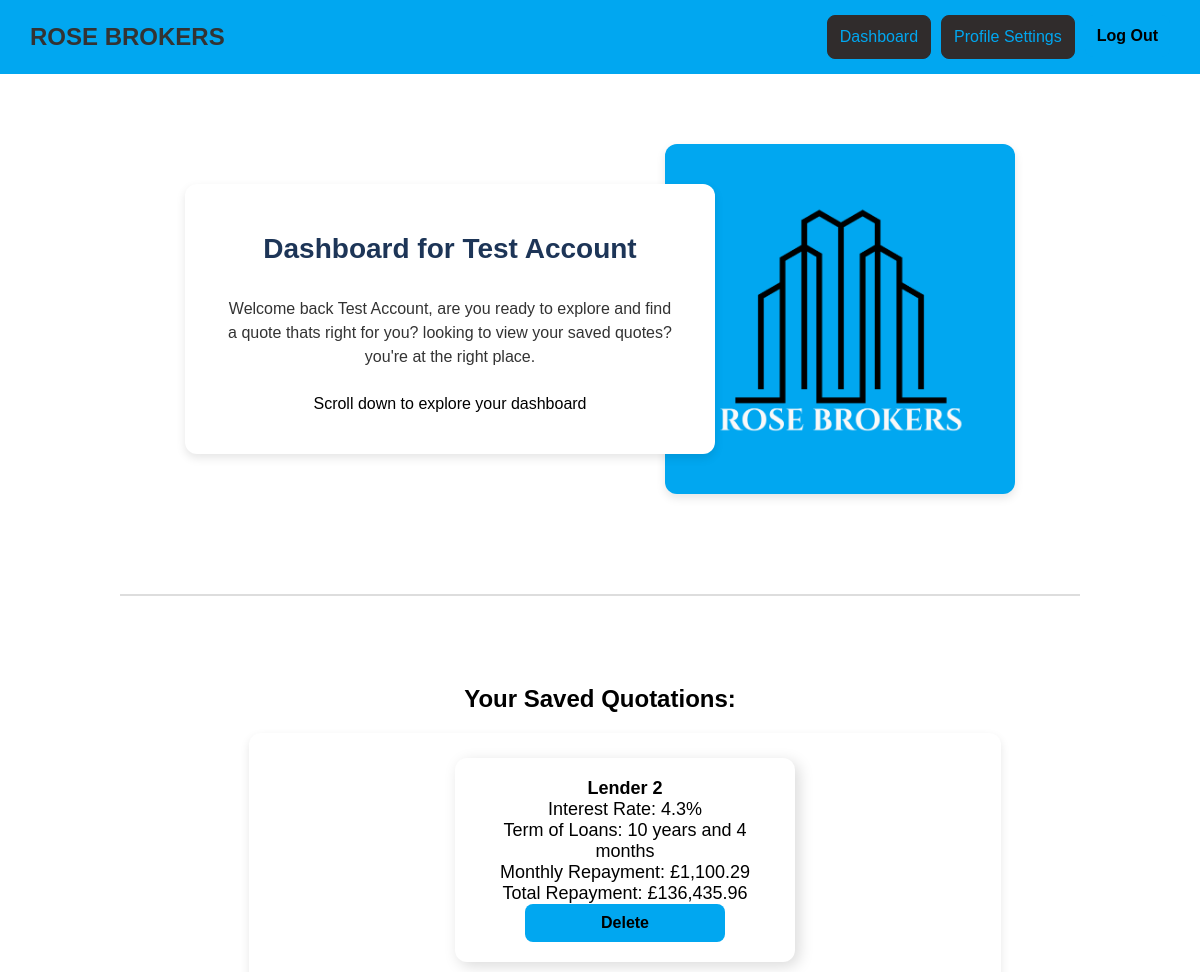
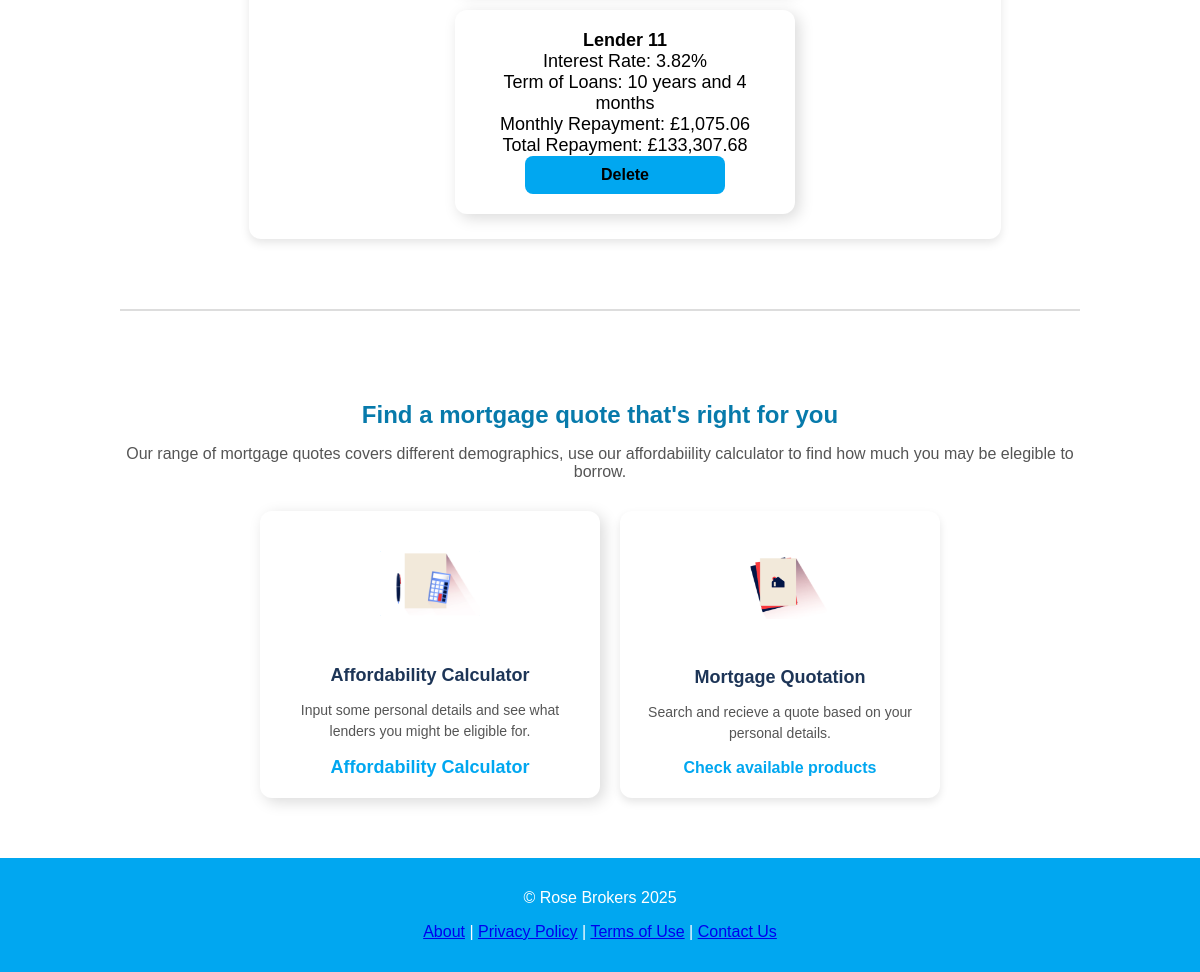
/dashboard.php (signed in), run on the app's committed database (2 pictures, top to bottom).
### tables this page shows
CREATE TABLE "Users" (
	"UserId"	INTEGER,
	"Email"	TEXT NOT NULL UNIQUE,
	"FullName"	TEXT NOT NULL,
	"AnnualIncome"	NUMERIC,
	"AnnualOutcome"	NUMERIC,
	"CreditScore"	NUMERIC,
	"EmploymentType"	TEXT,
	"DOB"	TEXT,
	"Password"	TEXT NOT NULL,
	"QuoteId"	TEXT,
	PRIMARY KEY("UserId"),
	FOREIGN KEY("QuoteId") REFERENCES "Quote"("QuoteId")
);

CREATE TABLE SavedQuotes (
    QuoteId INTEGER PRIMARY KEY AUTOINCREMENT,
    UserId INTEGER NOT NULL,
    ProductId INTEGER NOT NULL,
    MortgageLength INTEGER,
    InterestAnnually NUMERIC,
    MonthlyRepayment NUMERIC,
    AmountPaidBack NUMERIC,
    CreatedAt TEXT DEFAULT CURRENT_TIMESTAMP,
    FOREIGN KEY (UserId) REFERENCES Users(UserId),
    FOREIGN KEY (ProductId) REFERENCES Product(ProductId)
);

CREATE TABLE "Product" (
	"ProductId"	INTEGER,
	"Lender"	TEXT,
	"InterestRate"	REAL,
	"MortgageTerm"	INTEGER,
	"MinIncome"	INTEGER,
	"MinCreditScore"	INTEGER,
	"EmploymentType"	TEXT,
	"MinAge"	INTEGER,
	PRIMARY KEY("ProductId")
);

### dashboard.php (the view, shortened to what this page needs)
<?php
require 'db.php';
require 'headerFooter.php';
$user_id = $_SESSION['user_id'];
$stmt = $conn->prepare("SELECT FullName FROM Users WHERE UserId = ?");
$stmt->execute([$user_id]);
$user = $stmt->fetch(PDO::FETCH_ASSOC);
$savedStmt = $conn->prepare("
  SELECT
    SQ.QuoteId,
    P.Lender,
    SQ.InterestAnnually,
    SQ.MortgageLength,
    SQ.MonthlyRepayment,
    SQ.AmountPaidBack
  FROM SavedQuotes SQ
  JOIN Product P ON SQ.ProductId = P.ProductId
  WHERE SQ.UserId = ?
");
$savedStmt->execute([$user_id]);
$savedQuotes = $savedStmt->fetchAll(PDO::FETCH_ASSOC);
?>
<!DOCTYPE html>
<html lang="en">
<head>
  <link rel="stylesheet" href="/css/global.css" />
</head>
<body>
  <section class="intro-section">
    <div class="intro-section__content">
      <h2 class="intro-section__title">Dashboard for <?= htmlspecialchars($user['FullName']) ?></h2>
      <p class="intro-section__text">
Welcome back <?= htmlspecialchars($user['FullName']) ?>, are you ready to explore and find a quote thats right for you? looking to view your saved quotes? you're at the right place.
      </p>
      <p>Scroll down to explore your dashboard </p>
    </div>
    <div class="intro-section__image">
      <img src="images/LogoPicBlue.png" alt="Rose Brokers Logo" />
    </div>
  </section>
  <hr class="divider" />
  <section class="saved-section">
    <h2 class="saved-option__title">Your Saved Quotations:</h2>
    <div class="saved-section__content">
      <?php if (count($savedQuotes) > 0): ?>
        <?php foreach ($savedQuotes as $quote): ?>
          <div class="card card--mortgage">
            <div>
              <strong><?= htmlspecialchars($quote['Lender']) ?></strong><br>
              Interest Rate: <?= rtrim(rtrim(number_format($quote['InterestAnnually'], 2, '.', ''), '0'), '.') ?>%<br>
                <?php
                $years = intdiv($quote['MortgageLength'], 12);
                $months = $quote['MortgageLength'] % 12;
                if ($years > 0 && $months > 0) {
                    $termDisplay = "{$years} year" . ($years > 1 ? 's' : '') . " and {$months} month" . ($months > 1 ? 's' : '');
                } elseif ($years > 0) {
                    $termDisplay = "{$years} year" . ($years > 1 ? 's' : '');
                } elseif ($months > 0) {
                    $termDisplay = "{$months} month" . ($months > 1 ? 's' : '');
                } else {
                    $termDisplay = "N/A";
                }
              ?>
              Term of Loans: <?= $termDisplay ?><br>
              Monthly Repayment: £<?= number_format($quote['MonthlyRepayment'], 2) ?><br>
              Total Repayment: £<?= number_format($quote['AmountPaidBack'], 2) ?><br>
              <form method="POST" action="dashboard.php" onsubmit="return confirm('Are you sure you want to delete this quote?');">
                <button type="submit" class="btn btn--login">Delete</button>
              </form>
            </div>
          </div>
        <?php endforeach; ?>
      <?php else: ?>
        <p class="saved-section__text">You haven't saved any quotes yet.</p>
      <?php endif; ?>
    </div>
  </section>
  <hr class="divider" />
  <section class="mortgage-options">
      <h2 class="mortgage-options__title">
        Find a mortgage quote that's right for you
      </h2>
      <p class="mortgage-options__subtitle">
        Our range of mortgage quotes covers different demographics, use our affordabiility calculator to find how much you may be elegible to borrow.
      </p>
      <div class="options-container">
        <div class="card card--mortgage">
          <img src="images/Calculator.png" alt="Calculator Logo" />
          <h4 class="card__title">Affordability Calculator</h4>
          <p class="card__description">
            Input some personal details and see what lenders you might be
            eligible for.
          </p>
          <a class="card__link" href="/affordability.php"
            >Affordability Calculator</a
          >
        </div>
      <div class="card card--repayments">
        <img src="images/Home mortgage.png" alt="Calculator Logo" />
        <h4 class="card__title">Mortgage Quotation</h4>
        <p class="card__description">
          Search and recieve a quote based on your personal details.
          </p>
        <a class="card__link" href="/quotation.php">Check available products</a>
      </div>
      </div>
  </section>
</body>
</html>

### css/global.css (style rules this page uses)
body { font-family: Arial, sans-serif; margin: 0; padding: 0; background-color: white; }
.intro-section { display: flex; justify-content: center; align-items: center; padding: 50px 10%; margin-top: 20px; position: relative; }
.intro-section__content { background-color: #fff; border-radius: 12px; padding: 25px 40px; max-width: 450px; box-shadow: 0px 4px 10px rgba(0, 0, 0, 0.1); margin-right: -50px; z-index: 2; }
.intro-section__title { font-size: 28px; color: #1d3557; font-weight: bold; margin-bottom: 15px; line-height: 1.2; }
.intro-section__text { font-size: 16px; color: #333; line-height: 1.5; margin-bottom: 10px; }
.intro-section__image img { width: 300px; height: auto; border-radius: 12px; background-color: #01A7F0; padding: 25px; display: block; box-shadow: 0px 4px 10px rgba(0, 0, 0, 0.1); }
.saved-section { text-align: center; justify-content: center; align-items: center; padding: 20px 10%; }
.saved-section__content { background-color: #fff; text-align: center; border-radius: 12px; padding: 25px 40px; max-width: 450px; box-shadow: 0px 4px 10px rgba(0, 0, 0, 0.1); margin-right: -50px; z-index: 2; }
.divider { border: 1px solid #ddd; margin: 50px 10%; }
.mortgage-options { text-align: center; padding: 20px 10%; }
.mortgage-options__title { color: #077aab; font-size: 24px; font-weight: bold; margin-bottom: 5px; }
.mortgage-options__subtitle { font-size: 16px; color: #555; margin-bottom: 30px; }
.options-container { display: flex; justify-content: center; gap: 20px; }
.card { background-color: white; border-radius: 12px; padding: 20px; width: 280px; box-shadow: 0px 4px 8px rgba(0, 0, 0, 0.1); text-align: center; transition: transform 0.3s ease-in-out; }
.card__title { font-size: 18px; color: #1d3557; margin-bottom: 10px; }
.card img { width: 100px; height: auto; margin: 20px 0; }
.card__description { font-size: 14px; color: #555; line-height: 1.5; margin-bottom: 15px; }
.card__link { color: #01A7F0; text-decoration: none; font-weight: bold; }
.btn { padding: 12px; border: none; border-radius: 8px; font-size: 16px; cursor: pointer; width: 100%; }
.btn--login { background-color: #01A7F0; color: black; font-weight: bold; border-color: black; border-width: 5px; }

### dashboard.php (style rules this page uses)
.intro-section__content { display: flex; flex-direction: column; align-items: center; text-align: center; }
.saved-section { display: flex; flex-direction: column; align-items: center; text-align: center; width: 80%; }
.saved-section__content { display: flex; flex-wrap: wrap; justify-content: center; align-items: center; gap: 20px; width: 70%; max-width: 1200px; }
.card--mortgage { width: 300px; padding: 20px; background-color: #ffffff; border-radius: 12px; box-shadow: 4px 4px 15px rgba(0, 0, 0, 0.15); text-align: center; font-size: 18px; }
.card--mortgage button { font-size: 16px; padding: 10px 20px; width: 100%; max-width: 200px; }

### data on the page
users: FullName "Test Account"
savedquotes: ProductId.Lender "Lender 2", InterestAnnually "4.3", MortgageLength "10 years and 4 months", MonthlyRepayment "1,100.29", AmountPaidBack "136,435.96"
savedquotes: ProductId.Lender "Lender 11", InterestAnnually "3.82", MortgageLength "10 years and 4 months", MonthlyRepayment "1,075.06", AmountPaidBack "133,307.68"
